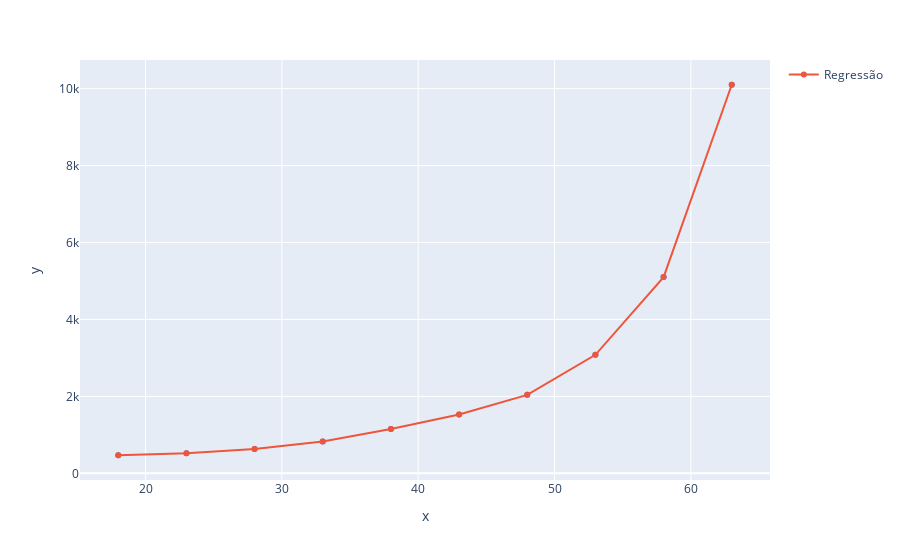

The code cell stored with this chart in its notebook:
### Code cell
grafico = px.scatter(x = x_plano_saude2[:,0], y = y_plano_saude2)
grafico.add_scatter(x= x_plano_saude2[:,0], y = previsoes, name= 'Regressão')
grafico.show()

### Figure 1 — Plotly figure (JSON) as saved in the notebook; plotly's stock layout.template omitted (floating-point values rounded to 4 significant figures)
{"data": [{"hovertemplate": "x=%{x}<br>y=%{y}<extra></extra>", "legendgroup": "", "marker": {"color": "#636efa", "symbol": "circle"}, "mode": "markers", "name": "", "orientation": "v", "showlegend": false, "type": "scatter", "x": [18, 23, 28, 33, 38, 43, 48, 53, 58, 63], "xaxis": "x", "y": [470, 520, 630, 830, 1150, 1530, 2040, 3080, 5100, 10100], "yaxis": "y"}, {"name": "Regressão", "type": "scatter", "x": [18, 23, 28, 33, 38, 43, 48, 53, 58, 63], "y": [470, 520, 630, 830, 1150, 1530, 2040, 3080, 5100, 10100]}], "layout": {"legend": {"tracegroupgap": 0}, "margin": {"t": 60}, "xaxis": {"anchor": "y", "domain": [0, 1], "title": {"text": "x"}}, "yaxis": {"anchor": "x", "domain": [0, 1], "title": {"text": "y"}}}}
